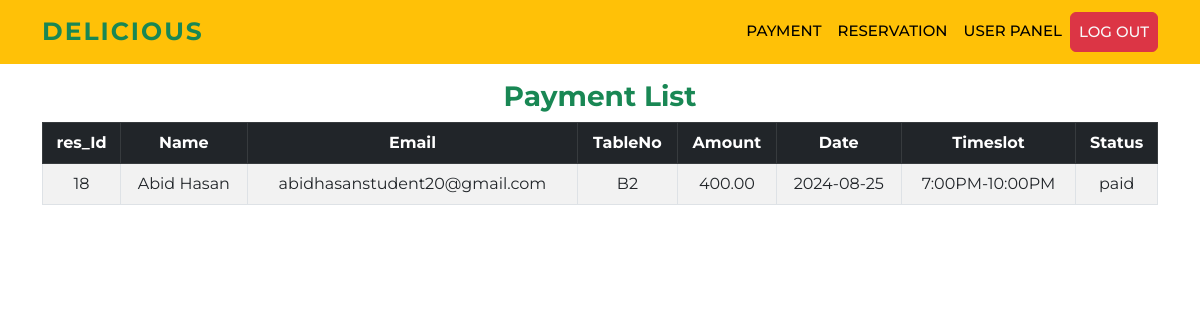
/user/payhistory.php (signed in), run on the app's committed database.
### tables this page shows
CREATE TABLE `payment` (
  `p_id` int(55) NOT NULL,
  `resid` int(55) NOT NULL,
  `name` varchar(255) NOT NULL,
  `email` varchar(255) NOT NULL,
  `Tableno` varchar(255) NOT NULL,
  `amount` decimal(10,2) NOT NULL,
  `date` date NOT NULL,
  `timeslot` varchar(50) NOT NULL,
  `status` varchar(200) NOT NULL
);

### user/payhistory.php (the view, shortened to what this page needs)
<?php
include 'connection.php';
$email= $_SESSION['email'];
$sql = "SELECT * FROM `payment` where email='$email' ORDER BY `p_id` DESC ";
$stmt = $conn->prepare($sql);
$stmt->execute();
$result = $stmt->get_result();
$rows = $result->num_rows;
?>
<!DOCTYPE html>
<html lang="en">
<head>
    <link rel="stylesheet" href="userstyle.css">
    <link href="https://cdn.datatables.net/v/bs5/dt-2.1.3/b-3.1.1/b-html5-3.1.1/b-print-3.1.1/datatables.min.css" rel="stylesheet">
    <link href="https://cdn.jsdelivr.net/npm/bootstrap@5.2.3/dist/css/bootstrap.min.css" rel="stylesheet">
</head>
<body>
    <?php include "Nav.php"; ?>
    <div class="container" style="margin-top: 5rem;">
        <?php if ($rows > 0): ?>
            <div class="table-responsive">
            <h3 class="text-center text-success fw-bold">Payment List</h3>
                <table class="table table-striped table-bordered text-center mt-2" id="example">
                    <thead class="table-dark">
                        <tr>
                            <th>res_Id</th>
                            <th>Name</th>
                            <th>Email</th>
                            <th>TableNo</th>
                            <th>Amount</th>
                            <th>Date</th>
                            <th>Timeslot</th>
                            <th>Status</th>
                        </tr>
                    </thead>
                    <tbody>
                        <?php while ($row = $result->fetch_assoc()): ?>
                            <tr>
                                <td><?php echo htmlspecialchars($row['resid']); ?></td>
                                <td><?php echo htmlspecialchars($row['name']); ?></td>
                                <td><?php echo htmlspecialchars($row['email']); ?></td>
                                <td><?php echo htmlspecialchars($row['Tableno']); ?></td>
                                <td><?php echo htmlspecialchars($row['amount']); ?></td>
                                <td><?php echo htmlspecialchars($row['date']); ?></td>
                                <td><?php echo htmlspecialchars($row['timeslot']); ?></td>
                                <td><?php echo htmlspecialchars($row['status']); ?></td>
                            </tr>
                        <?php endwhile; ?>
                    </tbody>
                </table>
            </div>
        <?php else: ?>
            <div class="alert alert-info text-center" role="alert">
                No records found.
            </div>
        <?php endif; ?>
    </div>
</body>
</html>

### user/userstyle.css (style rules this page uses)
* { margin: 0; padding: 0; }

### user/Nav.php (style rules this page uses)
* { font-family: 'Montserrat', sans-serif; }

### data on the page
payment: resid "18", name "Abid Hasan", email "abidhasanstudent20@gmail.com", Tableno "B2", amount "400.00", date "2024-08-25", timeslot "7:00PM-10:00PM", status "paid"
